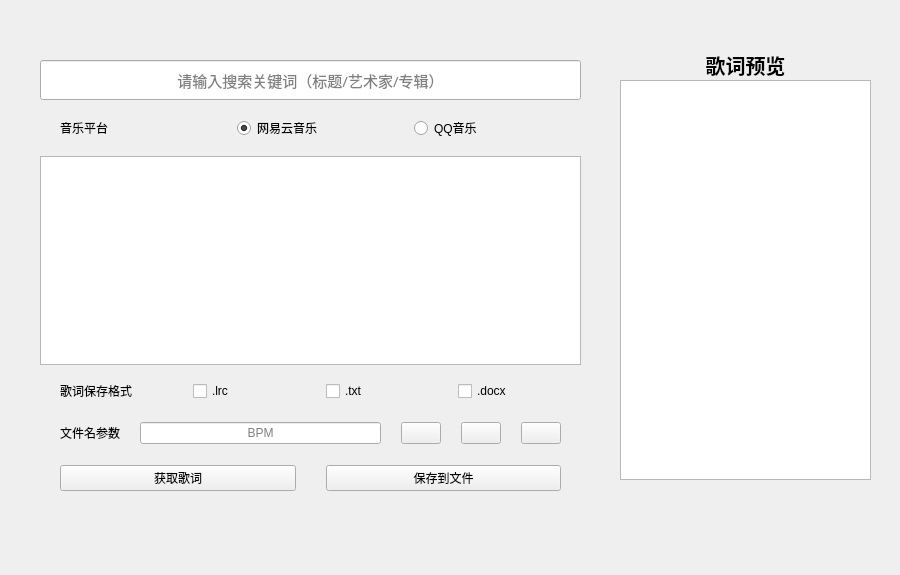
<?xml version="1.0" encoding="UTF-8"?>
<ui version="4.0">
 <class>LyricInterface</class>
 <widget class="QWidget" name="LyricInterface">
  <property name="geometry">
   <rect>
    <x>0</x>
    <y>0</y>
    <width>900</width>
    <height>575</height>
   </rect>
  </property>
  <property name="windowTitle">
   <string>获取歌词</string>
  </property>
  <widget class="PlainTextEdit" name="lyricPlainTextEdit">
   <property name="geometry">
    <rect>
     <x>620</x>
     <y>80</y>
     <width>251</width>
     <height>400</height>
    </rect>
   </property>
   <property name="readOnly">
    <bool>true</bool>
   </property>
   <property name="plainText">
    <string/>
   </property>
   <property name="backgroundVisible">
    <bool>false</bool>
   </property>
   <property name="centerOnScroll">
    <bool>false</bool>
   </property>
  </widget>
  <widget class="SubtitleLabel" name="SubtitleLabel">
   <property name="geometry">
    <rect>
     <x>620</x>
     <y>50</y>
     <width>251</width>
     <height>30</height>
    </rect>
   </property>
   <property name="font">
    <font>
     <family>微软雅黑</family>
     <pointsize>15</pointsize>
     <weight>75</weight>
     <bold>true</bold>
    </font>
   </property>
   <property name="text">
    <string>歌词预览</string>
   </property>
   <property name="alignment">
    <set>Qt::AlignCenter</set>
   </property>
  </widget>
  <widget class="CardWidget" name="LyricCard">
   <property name="geometry">
    <rect>
     <x>30</x>
     <y>50</y>
     <width>560</width>
     <height>460</height>
    </rect>
   </property>
   <widget class="QWidget" name="verticalLayoutWidget">
    <property name="geometry">
     <rect>
      <x>10</x>
      <y>10</y>
      <width>541</width>
      <height>441</height>
     </rect>
    </property>
    <layout class="QVBoxLayout" name="verticalLayout">
     <property name="spacing">
      <number>6</number>
     </property>
     <item>
      <widget class="SearchLineEdit" name="SearchLineEdit">
       <property name="sizePolicy">
        <sizepolicy hsizetype="Preferred" vsizetype="Preferred">
         <horstretch>0</horstretch>
         <verstretch>0</verstretch>
        </sizepolicy>
       </property>
       <property name="minimumSize">
        <size>
         <width>0</width>
         <height>40</height>
        </size>
       </property>
       <property name="maximumSize">
        <size>
         <width>16777215</width>
         <height>40</height>
        </size>
       </property>
       <property name="font">
        <font>
         <family>微软雅黑</family>
         <pointsize>11</pointsize>
         <weight>50</weight>
         <bold>false</bold>
        </font>
       </property>
       <property name="toolTip">
        <string/>
       </property>
       <property name="statusTip">
        <string/>
       </property>
       <property name="inputMask">
        <string/>
       </property>
       <property name="alignment">
        <set>Qt::AlignCenter</set>
       </property>
       <property name="placeholderText">
        <string>请输入搜索关键词（标题/艺术家/专辑）</string>
       </property>
      </widget>
     </item>
     <item>
      <layout class="QHBoxLayout" name="horizontalLayout">
       <property name="spacing">
        <number>30</number>
       </property>
       <property name="leftMargin">
        <number>20</number>
       </property>
       <property name="topMargin">
        <number>10</number>
       </property>
       <property name="rightMargin">
        <number>20</number>
       </property>
       <property name="bottomMargin">
        <number>10</number>
       </property>
       <item>
        <widget class="BodyLabel" name="sourceLabel">
         <property name="text">
          <string>音乐平台</string>
         </property>
         <property name="alignment">
          <set>Qt::AlignLeading|Qt::AlignLeft|Qt::AlignVCenter</set>
         </property>
        </widget>
       </item>
       <item>
        <widget class="RadioButton" name="neteaseRadioButton">
         <property name="text">
          <string>网易云音乐</string>
         </property>
         <property name="checked">
          <bool>true</bool>
         </property>
        </widget>
       </item>
       <item>
        <widget class="RadioButton" name="qqmusicRadioButton">
         <property name="text">
          <string>QQ音乐</string>
         </property>
        </widget>
       </item>
      </layout>
     </item>
     <item>
      <widget class="TableWidget" name="info_table">
       <property name="acceptDrops">
        <bool>true</bool>
       </property>
       <property name="textElideMode">
        <enum>Qt::ElideMiddle</enum>
       </property>
       <property name="showGrid">
        <bool>false</bool>
       </property>
       <attribute name="horizontalHeaderDefaultSectionSize">
        <number>130</number>
       </attribute>
       <attribute name="verticalHeaderDefaultSectionSize">
        <number>60</number>
       </attribute>
      </widget>
     </item>
     <item>
      <layout class="QHBoxLayout" name="horizontalLayout_3">
       <property name="spacing">
        <number>30</number>
       </property>
       <property name="leftMargin">
        <number>20</number>
       </property>
       <property name="topMargin">
        <number>10</number>
       </property>
       <property name="rightMargin">
        <number>20</number>
       </property>
       <property name="bottomMargin">
        <number>10</number>
       </property>
       <item>
        <widget class="BodyLabel" name="formatLabel">
         <property name="text">
          <string>歌词保存格式</string>
         </property>
         <property name="alignment">
          <set>Qt::AlignLeading|Qt::AlignLeft|Qt::AlignVCenter</set>
         </property>
        </widget>
       </item>
       <item>
        <widget class="CheckBox" name="lrcCheckBox">
         <property name="text">
          <string>.lrc</string>
         </property>
        </widget>
       </item>
       <item>
        <widget class="CheckBox" name="txtCheckBox">
         <property name="toolTip">
          <string>&lt;html&gt;&lt;head/&gt;&lt;body&gt;&lt;p&gt;若保存为.txt文件，歌词中的时间轴将会被丢弃&lt;/p&gt;&lt;/body&gt;&lt;/html&gt;</string>
         </property>
         <property name="text">
          <string>.txt</string>
         </property>
        </widget>
       </item>
       <item>
        <widget class="CheckBox" name="docxCheckBox">
         <property name="toolTip">
          <string>&lt;html&gt;&lt;head/&gt;&lt;body&gt;&lt;p&gt;若保存为.docx文件，歌词中的时间轴将会被丢弃&lt;/p&gt;&lt;/body&gt;&lt;/html&gt;</string>
         </property>
         <property name="text">
          <string>.docx</string>
         </property>
        </widget>
       </item>
      </layout>
     </item>
     <item>
      <layout class="QHBoxLayout" name="horizontalLayout_4">
       <property name="spacing">
        <number>20</number>
       </property>
       <property name="leftMargin">
        <number>20</number>
       </property>
       <property name="topMargin">
        <number>5</number>
       </property>
       <property name="rightMargin">
        <number>20</number>
       </property>
       <property name="bottomMargin">
        <number>5</number>
       </property>
       <item>
        <widget class="BodyLabel" name="paramLabel">
         <property name="text">
          <string>文件名参数</string>
         </property>
         <property name="alignment">
          <set>Qt::AlignLeading|Qt::AlignLeft|Qt::AlignVCenter</set>
         </property>
        </widget>
       </item>
       <item>
        <widget class="LineEdit" name="bpmLineEdit">
         <property name="alignment">
          <set>Qt::AlignCenter</set>
         </property>
         <property name="placeholderText">
          <string>BPM</string>
         </property>
        </widget>
       </item>
       <item>
        <widget class="ComboBox" name="CComboBox"/>
       </item>
       <item>
        <widget class="ComboBox" name="bComboBox"/>
       </item>
       <item>
        <widget class="ComboBox" name="keyComboBox"/>
       </item>
      </layout>
     </item>
     <item>
      <layout class="QHBoxLayout" name="horizontalLayout_6">
       <property name="spacing">
        <number>30</number>
       </property>
       <property name="leftMargin">
        <number>20</number>
       </property>
       <property name="topMargin">
        <number>10</number>
       </property>
       <property name="rightMargin">
        <number>20</number>
       </property>
       <property name="bottomMargin">
        <number>10</number>
       </property>
       <item>
        <widget class="PrimaryPushButton" name="getLyricButton">
         <property name="text">
          <string>获取歌词</string>
         </property>
        </widget>
       </item>
       <item>
        <widget class="PushButton" name="saveButton">
         <property name="text">
          <string>保存到文件</string>
         </property>
        </widget>
       </item>
      </layout>
     </item>
    </layout>
   </widget>
  </widget>
 </widget>
 <customwidgets>
  <customwidget>
   <class>CheckBox</class>
   <extends>QCheckBox</extends>
   <header>qfluentwidgets</header>
  </customwidget>
  <customwidget>
   <class>ComboBox</class>
   <extends>QPushButton</extends>
   <header>qfluentwidgets</header>
  </customwidget>
  <customwidget>
   <class>PushButton</class>
   <extends>QPushButton</extends>
   <header>qfluentwidgets</header>
  </customwidget>
  <customwidget>
   <class>PrimaryPushButton</class>
   <extends>PushButton</extends>
   <header>qfluentwidgets</header>
  </customwidget>
  <customwidget>
   <class>RadioButton</class>
   <extends>QRadioButton</extends>
   <header>qfluentwidgets</header>
  </customwidget>
  <customwidget>
   <class>CardWidget</class>
   <extends>QFrame</extends>
   <header>qfluentwidgets</header>
   <container>1</container>
  </customwidget>
  <customwidget>
   <class>BodyLabel</class>
   <extends>QLabel</extends>
   <header>qfluentwidgets</header>
  </customwidget>
  <customwidget>
   <class>SubtitleLabel</class>
   <extends>QLabel</extends>
   <header>qfluentwidgets</header>
  </customwidget>
  <customwidget>
   <class>LineEdit</class>
   <extends>QLineEdit</extends>
   <header>qfluentwidgets</header>
  </customwidget>
  <customwidget>
   <class>SearchLineEdit</class>
   <extends>LineEdit</extends>
   <header>qfluentwidgets</header>
  </customwidget>
  <customwidget>
   <class>PlainTextEdit</class>
   <extends>QPlainTextEdit</extends>
   <header>qfluentwidgets</header>
  </customwidget>
  <customwidget>
   <class>TableWidget</class>
   <extends>QTableWidget</extends>
   <header>qfluentwidgets</header>
  </customwidget>
 </customwidgets>
 <resources/>
 <connections/>
</ui>
